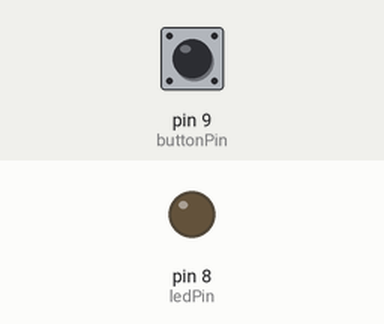
This sketch was run on a simulated Arduino Uno, built with avr-gcc and run on an emulated ATmega328P. Parts: output pins drawn as LEDs (lit = HIGH). The inputs (shaded band) are chosen by the test bench; at power-on: pin 9 (buttonPin) LOW.

Above: at 1.2 s.
1.3 s: pin 9 (buttonPin) pulled HIGH for 0.15 s
At 1.7 s:
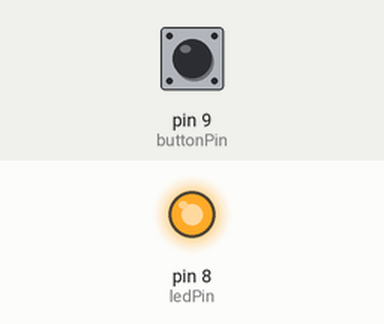
2.9 s: pin 9 (buttonPin) pulled HIGH for 1 s
At 4.2 s:
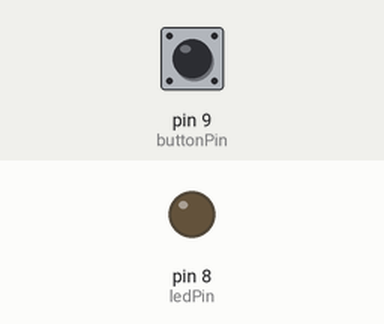
5.4 s: pin 9 (buttonPin) pulled HIGH for 3.2 s
At 6.2 s:
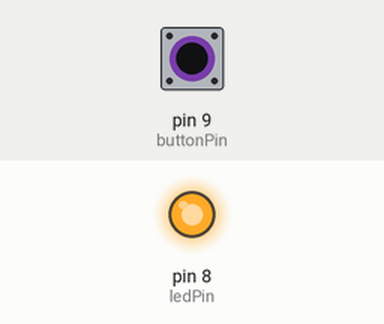
Timing chart, 0 to 8.4 s (numbered marks = the images above; inputs shaded):
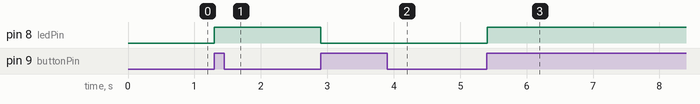

The sketch:

toggle.ino
```cpp
// led  is connected at pin 8 and the button is connected at pin 9
int ledPin = 8;
int buttonPin = 9;

// The button starts at an "unpressed state'
int buttonOld = 1;

// led is initially off
int ledState =0;

// Variable to keep track  of the new state of button
int buttonNew;
void setup() {

  // led is an output and button an input
  pinMode(ledPin, OUTPUT);
  pinMode(buttonPin, INPUT);

}

void loop() {

  // continuously read new state of button
  buttonNew = digitalRead(buttonPin);

  // Change the state of the led  during the transition of the button from 0 to 1 (during the pressing)
  // During this transition, if the led was off turn it on and if it was off turn it on
  if(buttonNew == 1 && buttonOld == 0) {
    if(ledState == 0 ){
      digitalWrite(ledPin, HIGH);
      ledState = 1;
    } else {
      digitalWrite(ledPin, LOW);
      ledState = 0;
    }

  }

  // After the whole process the value of buttonNew is now our buttonOld
  // We then read another value of buttonNew from the loop
 buttonOld = buttonNew;
 delay(10);
}
```

Measured:
- after the input at 1.3 s, pin 8 (ledPin): LOW → HIGH at once
- after the input at 2.9 s, pin 8 (ledPin): HIGH → LOW at once
- after the input at 5.4 s, pin 8 (ledPin): LOW → HIGH at once
